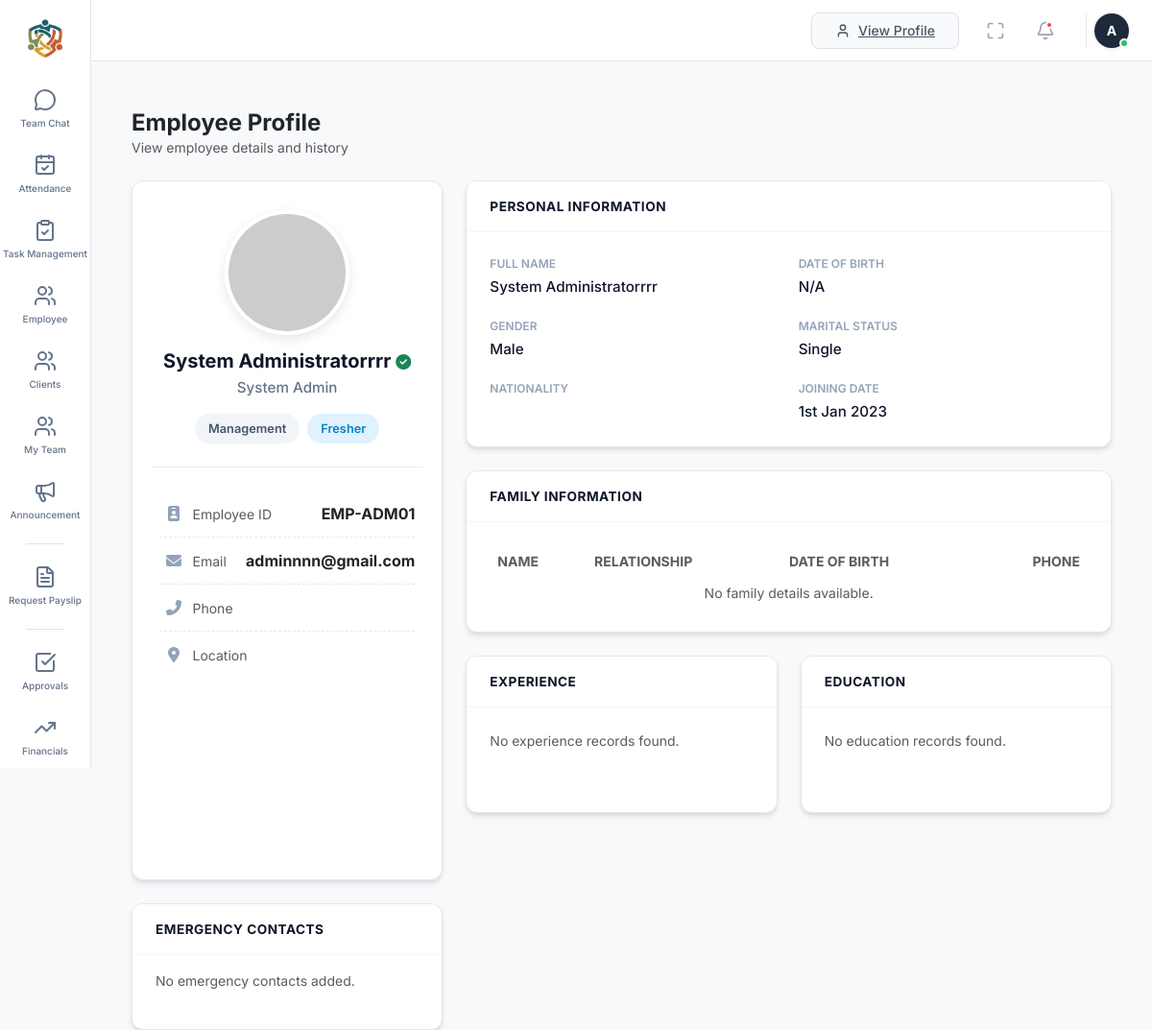
/employee/employee_details.php (signed in), run on the app's committed database.
### tables this page shows
CREATE TABLE `employee_profiles` (
  `id` int(11) NOT NULL,
  `user_id` int(11) DEFAULT NULL,
  `full_name` varchar(100) DEFAULT NULL,
  `designation` varchar(100) DEFAULT NULL,
  `department` varchar(50) DEFAULT 'Engineering Dept',
  `reporting_to` int(11) DEFAULT NULL,
  `manager_id` int(11) DEFAULT NULL,
  `experience_label` varchar(50) DEFAULT 'Fresher',
  `emp_id_code` varchar(20) DEFAULT NULL,
  `phone` varchar(20) DEFAULT NULL,
  `location` varchar(100) DEFAULT NULL,
  `dob` date DEFAULT NULL,
  `gender` enum('Male','Female','Other') DEFAULT 'Male',
  `marital_status` varchar(20) DEFAULT 'Single',
  `nationality` varchar(50) DEFAULT NULL,
  `joining_date` date DEFAULT NULL,
  `profile_img` varchar(255) DEFAULT NULL,
  `email` varchar(100) DEFAULT NULL,
  `emergency_contacts` longtext DEFAULT NULL CHECK (json_valid(`emergency_contacts`)),
  `family_info` longtext DEFAULT NULL CHECK (json_valid(`family_info`)),
  `experience_history` longtext DEFAULT NULL CHECK (json_valid(`experience_history`)),
  `education_history` longtext DEFAULT NULL CHECK (json_valid(`education_history`)),
  `bank_info` longtext DEFAULT NULL CHECK (json_valid(`bank_info`)),
  `storage_used_gb` decimal(10,2) DEFAULT 45.50,
  `storage_limit_gb` decimal(10,2) DEFAULT 100.00,
  `storage_docs_gb` decimal(10,2) DEFAULT 20.20,
  `storage_media_gb` decimal(10,2) DEFAULT 15.10,
  `storage_system_gb` decimal(10,2) DEFAULT 10.20,
  `last_password_change` timestamp NULL DEFAULT NULL,
  `status` enum('Active','Inactive') DEFAULT 'Active'
);

### employee/employee_details.php (the view, shortened to what this page needs)
<?php
$projectRoot = dirname(__DIR__);
$sidebarPath = $projectRoot . DIRECTORY_SEPARATOR . 'sidebars.php';
$headerPath  = $projectRoot . DIRECTORY_SEPARATOR . 'header.php';
if (file_exists($sidebarPath)) include_once $sidebarPath;
if (file_exists($headerPath))  include_once $headerPath;
if (isset($_GET['id'])) {
    $view_user_id = intval($_GET['id']);
} elseif (isset($_SESSION['id'])) {
    $view_user_id = $_SESSION['id'];
} else {
    $view_user_id = 1;
}
if (isset($conn)) {
    $sql = "SELECT * FROM employee_profiles WHERE user_id = ?";
    $stmt = $conn->prepare($sql);
    $stmt->bind_param("i", $view_user_id);
    $stmt->execute();
    $result = $stmt->get_result();
    $profile = $result->fetch_assoc();
} else {
    die("<div style='color:red; padding:20px;'>Database connection variable '\$conn' is not initialized. Check your db_connect.php file.</div>");
}
$emergency_contacts = !empty($profile['emergency_contacts']) ? json_decode($profile['emergency_contacts'], true) : [];
$family_info        = !empty($profile['family_info'])        ? json_decode($profile['family_info'], true)        : [];
$experience_list    = !empty($profile['experience_history']) ? json_decode($profile['experience_history'], true) : [];
$education_list     = !empty($profile['education_history'])  ? json_decode($profile['education_history'], true)  : [];
?>
<!DOCTYPE html>
<html lang="en">
<head>
    <link href="https://cdn.jsdelivr.net/npm/bootstrap@5.3.0/dist/css/bootstrap.min.css" rel="stylesheet">
    <link rel="stylesheet" href="https://cdnjs.cloudflare.com/ajax/libs/font-awesome/6.4.0/css/all.min.css">
</head>
<body>
<div class="page-wrapper" id="mainContent">
    <div class="container-fluid">
        <div class="row mb-4">
            <div class="col-12">
                <h4 class="fw-bold text-dark m-0">Employee Profile</h4>
                <p class="text-muted small m-0">View employee details and history</p>
            </div>
        </div>
        <div class="row">
            <div class="col-lg-4 mb-4">
                <div class="profile-card mb-4">
                    <?php
                        $img_src = !empty($profile['profile_img']) ? $profile['profile_img'] : "https://ui-avatars.com/api/?name=".urlencode($profile['full_name'])."&background=random&size=128";
                    ?>
                    <img src="<?php echo $img_src; ?>" class="profile-img" alt="<?php echo htmlspecialchars($profile['full_name']); ?>">
                    <h5 class="emp-name"><?php echo htmlspecialchars($profile['full_name']); ?> <i class="fas fa-check-circle text-success fs-6" title="Verified"></i></h5>
                    <p class="emp-designation"><?php echo htmlspecialchars($profile['designation']); ?></p>
                    <div class="d-flex justify-content-center gap-2 mb-3">
                        <span class="badge-pill badge-dept"><?php echo htmlspecialchars($profile['department']); ?></span>
                        <span class="badge-pill badge-exp"><?php echo htmlspecialchars($profile['experience_label']); ?></span>
                    </div>
                    <hr class="my-4" style="opacity: 0.1;">
                    <div class="text-start px-2">
                        <div class="contact-list-item">
                            <div><i class="fas fa-id-badge contact-icon"></i> <span class="text-muted small">Employee ID</span></div>
                            <span class="fw-bold text-dark"><?php echo htmlspecialchars($profile['emp_id_code']); ?></span>
                        </div>
                        <div class="contact-list-item">
                            <div><i class="fas fa-envelope contact-icon"></i> <span class="text-muted small">Email</span></div>
                            <span class="fw-bold text-dark text-break"><?php echo htmlspecialchars($profile['email']); ?></span>
                        </div>
                        <div class="contact-list-item">
                            <div><i class="fas fa-phone-alt contact-icon"></i> <span class="text-muted small">Phone</span></div>
                        </div>
                        <div class="contact-list-item">
                            <div><i class="fas fa-map-marker-alt contact-icon"></i> <span class="text-muted small">Location</span></div>
                        </div>
                    </div>
                </div>
                <div class="section-card">
                    <div class="card-header-custom">
                        <h6>Emergency Contacts</h6>
                    </div>
                    <div class="card-body-custom pt-0">
                        <?php if (!empty($emergency_contacts)): ?>
                            <?php foreach($emergency_contacts as $contact): ?>
                                <div class="contact-list-item">
                                    <div>
                                        <div class="fw-bold text-dark"><?php echo htmlspecialchars($contact['name']); ?></div>
                                        <div class="small text-muted"><?php echo htmlspecialchars($contact['relation']); ?></div>
                                    </div>
                                    <div class="fw-bold text-dark"><?php echo htmlspecialchars($contact['phone']); ?></div>
                                </div>
                            <?php endforeach; ?>
                        <?php else: ?>
                            <p class="text-muted small mt-3">No emergency contacts added.</p>
                        <?php endif; ?>
                    </div>
                </div>
            </div>
            <div class="col-lg-8">
                <div class="section-card">
                    <div class="card-header-custom">
                        <h6>Personal Information</h6>
                    </div>
                    <div class="card-body-custom">
                        <div class="info-grid">
                            <div class="info-item">
                                <span class="data-label">Full Name</span>
                                <span class="data-value"><?php echo htmlspecialchars($profile['full_name']); ?></span>
                            </div>
                            <div class="info-item">
                                <span class="data-label">Date of Birth</span>
                                <span class="data-value">
                                    <?php echo ($profile['dob']) ? date('jS F Y', strtotime($profile['dob'])) : 'N/A'; ?>
                                </span>
                            </div>
                            <div class="info-item">
                                <span class="data-label">Gender</span>
                                <span class="data-value"><?php echo htmlspecialchars($profile['gender']); ?></span>
                            </div>
                            <div class="info-item">
                                <span class="data-label">Marital Status</span>
                                <span class="data-value"><?php echo htmlspecialchars($profile['marital_status']); ?></span>
                            </div>
                            <div class="info-item">
                                <span class="data-label">Nationality</span>
                            </div>
                            <div class="info-item">
                                <span class="data-label">Joining Date</span>
                                <span class="data-value">
                                    <?php echo ($profile['joining_date']) ? date('jS M Y', strtotime($profile['joining_date'])) : 'N/A'; ?>
                                </span>
                            </div>
                        </div>
                    </div>
                </div>
                <div class="section-card">
                    <div class="card-header-custom">
                        <h6>Family Information</h6>
                    </div>
                    <div class="card-body-custom">
                        <div class="table-responsive">
                            <table class="table table-borderless mb-0 align-middle">
                                <thead class="bg-light">
                                    <tr>
                                        <th class="text-muted small text-uppercase">Name</th>
                                        <th class="text-muted small text-uppercase">Relationship</th>
                                        <th class="text-muted small text-uppercase">Date of Birth</th>
                                        <th class="text-muted small text-uppercase text-end">Phone</th>
                                    </tr>
                                </thead>
                                <tbody>
                                    <?php if (!empty($family_info)): ?>
                                        <?php foreach($family_info as $fam): ?>
                                            <tr>
                                                <td class="fw-bold"><?php echo htmlspecialchars($fam['name']); ?></td>
                                                <td><?php echo htmlspecialchars($fam['relation']); ?></td>
                                                <td><?php echo date('d M Y', strtotime($fam['dob'])); ?></td>
                                                <td class="text-end"><?php echo htmlspecialchars($fam['phone']); ?></td>
                                            </tr>
                                        <?php endforeach; ?>
                                    <?php else: ?>
                                        <tr><td colspan="4" class="text-center text-muted small">No family details available.</td></tr>
                                    <?php endif; ?>
                                </tbody>
                            </table>
                        </div>
                    </div>
                </div>
                <div class="row">
                    <div class="col-md-6">
                        <div class="section-card h-100">
                            <div class="card-header-custom">
                                <h6>Experience</h6>
                            </div>
                            <div class="card-body-custom">
                                <?php if (!empty($experience_list)): ?>
                                    <?php foreach($experience_list as $job): ?>
                                        <div class="timeline-item">
                                            <div class="timeline-title"><?php echo htmlspecialchars($job['company']); ?></div>
                                            <div class="timeline-subtitle"><?php echo htmlspecialchars($job['role']); ?></div>
                                            <div class="timeline-date"><?php echo htmlspecialchars($job['duration']); ?></div>
                                        </div>
                                    <?php endforeach; ?>
                                <?php else: ?>
                                    <p class="text-muted small">No experience records found.</p>
                                <?php endif; ?>
                            </div>
                        </div>
                    </div>
                    <div class="col-md-6">
                        <div class="section-card h-100">
                            <div class="card-header-custom">
                                <h6>Education</h6>
                            </div>
                            <div class="card-body-custom">
                                <?php if (!empty($education_list)): ?>
                                    <?php foreach($education_list as $edu): ?>
                                        <div class="timeline-item">
                                            <div class="timeline-title"><?php echo htmlspecialchars($edu['school']); ?></div>
                                            <div class="timeline-subtitle"><?php echo htmlspecialchars($edu['degree']); ?></div>
                                            <div class="timeline-date"><?php echo htmlspecialchars($edu['year']); ?></div>
                                        </div>
                                    <?php endforeach; ?>
                                <?php else: ?>
                                    <p class="text-muted small">No education records found.</p>
                                <?php endif; ?>
                            </div>
                        </div>
                    </div>
                </div>
            </div>
        </div>
    </div>
</div>
</body>
</html>

### sidebars.php (style rules this page uses)
:root { --primary-sidebar-width: 95px; --secondary-sidebar-width: 220px; --active-bg: #f4f4f5; --border-color: #e4e4e7; --text-muted: #71717a; }

### employee/employee_details.php (style rules this page uses)
:root { --primary-color: #0f172a; --text-color: #334155; --text-muted: #64748b; --bg-color: #f8f9fa; --card-shadow: 0 4px 6px -1px rgba(0, 0, 0, 0.1), 0 2px 4px -1px rgba(0, 0, 0, 0.06); }
body { background-color: var(--bg-color); font-family: 'Inter', sans-serif; color: var(--text-color); overflow-x: hidden; }
.page-wrapper { transition: margin-left 0.3s ease-in-out; margin-left: 95px; padding: 30px; min-height: 100vh; width: calc(100% - 95px); }
.profile-card { background: #fff; border-radius: 12px; border: 1px solid #e2e8f0; box-shadow: var(--card-shadow); text-align: center; padding: 30px 20px; height: 100%; }
.profile-img { width: 130px; height: 130px; border-radius: 50%; object-fit: cover; display: block; border: 4px solid #fff; box-shadow: 0 4px 12px rgba(0,0,0,0.1); margin-bottom: 15px; margin-left: auto; margin-right: auto; }
.emp-name { font-weight: 700; font-size: 1.25rem; color: var(--primary-color); margin-bottom: 5px; }
.emp-designation { color: var(--text-muted); font-size: 0.95rem; font-weight: 500; margin-bottom: 15px; }
.badge-pill { padding: 6px 14px; border-radius: 50px; font-size: 0.8rem; font-weight: 600; display: inline-block; }
.badge-exp { background: #e0f2fe; color: #0284c7; }
.badge-dept { background: #f1f5f9; color: #475569; }
.section-card { background: #fff; border-radius: 12px; border: 1px solid #e2e8f0; box-shadow: var(--card-shadow); margin-bottom: 24px; overflow: hidden; }
.card-header-custom { padding: 18px 24px; border-bottom: 1px solid #f1f5f9; background: #fff; }
.card-header-custom h6 { margin: 0; font-weight: 700; color: var(--primary-color); text-transform: uppercase; letter-spacing: 0.5px; font-size: 0.85rem; }
.card-body-custom { padding: 24px; }
.info-grid { display: grid; grid-template-columns: repeat(auto-fill, minmax(250px, 1fr)); gap: 20px; }
.data-label { display: block; font-size: 0.75rem; text-transform: uppercase; color: #94a3b8; font-weight: 600; margin-bottom: 4px; }
.data-value { font-size: 0.95rem; color: var(--primary-color); font-weight: 500; }
.contact-list-item { display: flex; justify-content: space-between; align-items: center; padding: 12px 0; border-bottom: 1px dashed #e2e8f0; }
.contact-list-item:last-child { border-bottom: none; }
.contact-icon { width: 30px; color: #94a3b8; text-align: center; }

### data on the page
employee_profiles: full_name "System Administratorrrr", designation "System Admin", department "Management", experience_label "Fresher", emp_id_code "EMP-ADM01", email "adminnnn@gmail.com", gender "Male", marital_status "Single", joining_date "1st Jan 2023"

### other printed values
$item['name'] "Team Chat"
$item['name'] "Attendance"
$item['name'] "Task Management"
$item['name'] "Employee"
$item['name'] "Clients"
$item['name'] "My Team"
$item['name'] "Announcement"
$item['name'] "Request Payslip"
$item['name'] "Approvals"
$item['name'] "Financials"
substr($display_name, 0, 1) "A"
